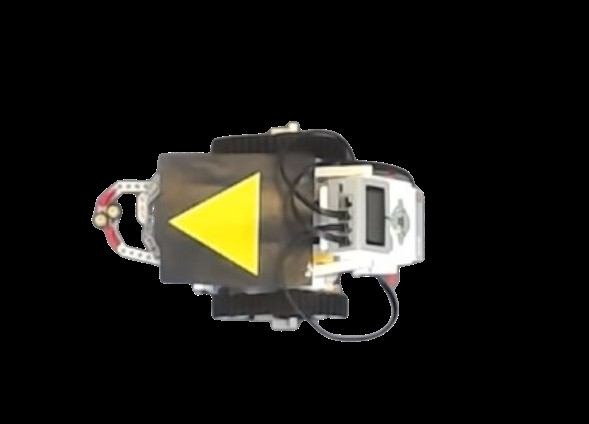
#> input picture EV3_MicroPython/data/images/robo.png, 589 x 424 px, given in place of the camera
$ python test.py
#> lines starting #> are read from the running program, lines starting #| are printed output that depends on the picture; after the words box and inside, x2 and y2 are one past the last pixel; in counts of white or black regions, pixels touching at a corner belong together
import cv2
import numpy as np
import math

def calculate_distance(point1, point2):
    # Calculate the Euclidean distance between two points
    x1, y1 = point1
    x2, y2 = point2
    return math.sqrt((x2 - x1) ** 2 + (y2 - y1) ** 2)

def calculate_angle(robot_center, ball_center):
    # Calculate the angle between the robot's heading and the ball position
    delta_x = ball_center[0] - robot_center[0]
    delta_y = ball_center[1] - robot_center[1]
    return math.atan2(delta_y, delta_x) * 180 / math.pi

def detect_table_tennis_balls(frame, rect_bottom_left, rect_top_right):
    gray = cv2.cvtColor(frame, cv2.COLOR_BGR2GRAY)
    blurred = cv2.GaussianBlur(gray, (5, 5), 0)
    edges = cv2.Canny(blurred, 0, 100)
    cv2.imshow("Edges", edges)
    ball_contours, _ = cv2.findContours(edges, cv2.RETR_EXTERNAL, cv2.CHAIN_APPROX_SIMPLE)
    min_ball_area = 30
    max_ball_area = 200
    min_ball_circularity = 0.5
    detected_balls = []
    for contour in ball_contours:
        area = cv2.contourArea(contour)
        perimeter = cv2.arcLength(contour, True)
        if perimeter > 0:
            circularity = 4 * np.pi * area / (perimeter ** 2)
            (x, y), radius = cv2.minEnclosingCircle(contour)
            center = (int(x), int(y))
            radius = int(radius)
            if area > min_ball_area and area < max_ball_area and circularity > min_ball_circularity:
                if rect_bottom_left[0] < x < rect_top_right[0] and rect_bottom_left[1] < y < rect_top_right[1]:
                    detected_balls.append((x, y, radius))
    return detected_balls

def detect_black_and_yellow_robots(frame, rect_bottom_left, rect_top_right, min_robot_area):
    lower_yellow = np.array([20, 50, 200])
    upper_yellow = np.array([40, 255, 255])
    lower_black = np.array([0, 0, 0])
    upper_black = np.array([255, 255, 50])
    hsv = cv2.cvtColor(frame, cv2.COLOR_BGR2HSV)
    yellow_mask = cv2.inRange(hsv, lower_yellow, upper_yellow)
    black_mask = cv2.inRange(hsv, lower_black, upper_black)
    yellow_contours, _ = cv2.findContours(yellow_mask, cv2.RETR_EXTERNAL, cv2.CHAIN_APPROX_SIMPLE)
    black_contours, _ = cv2.findContours(black_mask, cv2.RETR_EXTERNAL, cv2.CHAIN_APPROX_SIMPLE)
    yellow_robot = None
    black_robot = None
    for contour in yellow_contours:
        x, y, w, h = cv2.boundingRect(contour)
        top_left = (x, y)
        bottom_right = (x + w, y + h)
        area = w * h
        if rect_bottom_left[0] < x < rect_top_right[0] and rect_bottom_left[1] < y < rect_top_right[1] and area > min_robot_area:
            yellow_robot = (top_left, bottom_right)
    for contour in black_contours:
        x, y, w, h = cv2.boundingRect(contour)
        top_left = (x, y)
        bottom_right = (x + w, y + h)
        area = w * h
        if rect_bottom_left[0] < x < rect_top_right[0] and rect_bottom_left[1] < y < rect_top_right[1] and area > min_robot_area:
            if yellow_robot is None or not (top_left[0] > yellow_robot[1][0] and bottom_right[0] < yellow_robot[0][0]):
                black_robot = (top_left, bottom_right)
    return yellow_robot, black_robot

def detect_field(frame):
    hsv = cv2.cvtColor(frame, cv2.COLOR_BGR2HSV)
    lower_red = np.array([0, 120, 70])
    upper_red = np.array([10, 255, 255])
    mask1 = cv2.inRange(hsv, lower_red, upper_red)
    lower_red = np.array([170, 120, 70])
    upper_red = np.array([180, 255, 255])
    mask2 = cv2.inRange(hsv, lower_red, upper_red)
    mask = cv2.bitwise_or(mask1, mask2)
    contours, _ = cv2.findContours(mask, cv2.RETR_EXTERNAL, cv2.CHAIN_APPROX_SIMPLE)
    cv2.imshow("Field Mask", mask)
    rectangle_contour = []
    for contour in contours:
        epsilon = 0.05 * cv2.arcLength(contour, True)
        approx = cv2.approxPolyDP(contour, epsilon, True)
        if len(approx) == 4 and cv2.contourArea(contour) > 1:
            rectangle_contour.append(contour)
    if rectangle_contour:
        largest_rectangle = max(rectangle_contour, key=cv2.contourArea)
        cv2.drawContours(frame, [largest_rectangle], -1, (255, 255, 255), 3)
        return largest_rectangle
    else:
        print("No field found")
        return None

def detect_obstacles(hsv):
    lower_red = np.array([0, 120, 70])
    upper_red = np.array([10, 255, 255])
    mask1 = cv2.inRange(hsv, lower_red, upper_red)
    lower_red = np.array([170, 120, 70])
    upper_red = np.array([180, 255, 255])
    mask2 = cv2.inRange(hsv, lower_red, upper_red)
    mask = cv2.bitwise_or(mask1, mask2)

    contours, _ = cv2.findContours(mask, cv2.RETR_EXTERNAL, cv2.CHAIN_APPROX_SIMPLE)
    plus_sign_contours = []

    for contour in contours:
        if cv2.contourArea(contour) < 100:
            continue
        epsilon = 0.02 * cv2.arcLength(contour, True)
        approx = cv2.approxPolyDP(contour, epsilon, True)
        # Loosen the criteria to find more potential plus signs
        if len(approx) >= 8 and len(approx) <= 14:
            plus_sign_contours.append(approx)

    return plus_sign_contours

def detect_table_tennis_balls_and_robots():
    # Open the camera
    cap = cv2.VideoCapture(0, cv2.CAP_DSHOW)
    # Define the dimensions of the rectangle for ball detection
    rect_bottom_left = (20, 20)
    rect_top_right = (600, 450)  # Initial values (adjust as needed)
    min_area = 500
    while True:

        ret, frame = cap.read()
#> frame is the input picture: shape (424, 589, 3); mean B, G, R 20.4, 25.3, 26.4
        if not ret:
            break

        hsv = cv2.cvtColor(frame, cv2.COLOR_BGR2HSV)
#> hsv: shape (424, 589, 3); mean H, S, V 6.2, 9, 26.5

        detected_balls = detect_table_tennis_balls(frame, rect_bottom_left, rect_top_right)
#> in detect_table_tennis_balls, `gray = cv2.cvtColor(frame, cv2.COLOR_BGR2GRAY)`:
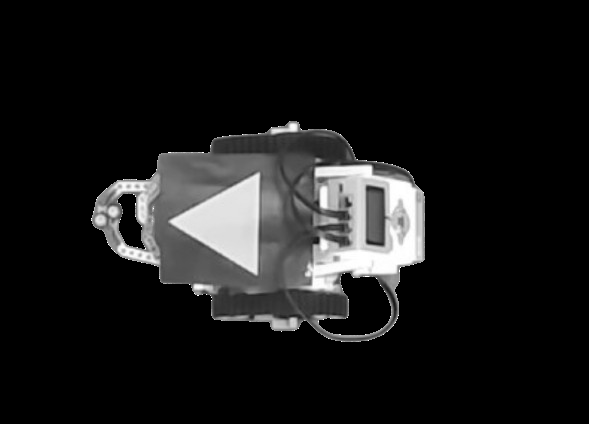
#> gray: shape (424, 589); min 0, max 255, mean 25.1
#> in detect_table_tennis_balls, `edges = cv2.Canny(blurred, 0, 100)`:
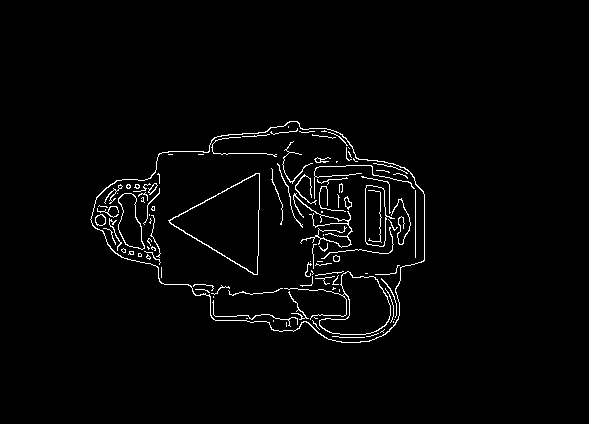
#> edges: shape (424, 589); 2.2% white in thin lines or dots, all inside (x1, y1, x2, y2) = (90, 121, 425, 343)
#> in detect_table_tennis_balls, `ball_contours, _ = cv2.findContours(edges, cv2.RETR_EXTERNAL, cv2.CHAI..`: ball_contours = 1 contour; box (x1, y1, x2, y2) and area: (90, 121, 425, 343) 50054
#> the loop in detect_table_tennis_balls, `for contour in ball_contours:` made 1 pass
#> (area, perimeter, circularity, x, y, radius, center) on pass 1: (50053.5, 1004.1, 0.624, 258.5, 227, 168, (258, 227))
#> after the loop in detect_table_tennis_balls, `for contour in ball_contours:`: detected_balls = []
#> detected_balls = []

        yellow_robot, black_robot = detect_black_and_yellow_robots(frame, rect_bottom_left, rect_top_right, min_area)
#> in detect_black_and_yellow_robots, `yellow_mask = cv2.inRange(hsv, lower_yellow, upper_yellow)`:
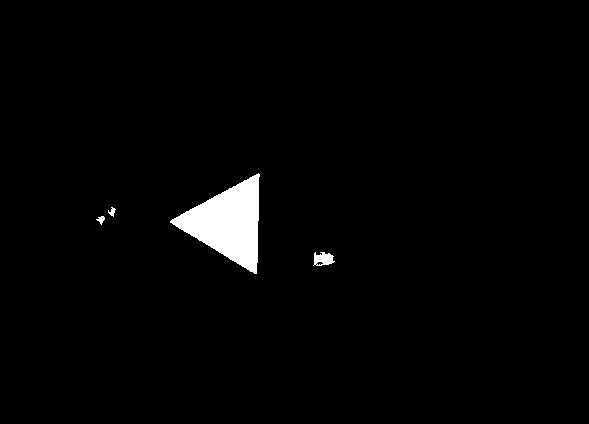
#> yellow_mask: shape (424, 589); 2% white; 4 white regions, box (x1, y1, x2, y2) and area: (170, 173, 260, 274) 4643, (313, 252, 335, 266) 208, (96, 216, 105, 225) 42, (108, 207, 116, 217) 40
#> in detect_black_and_yellow_robots, `black_mask = cv2.inRange(hsv, lower_black, upper_black)`:
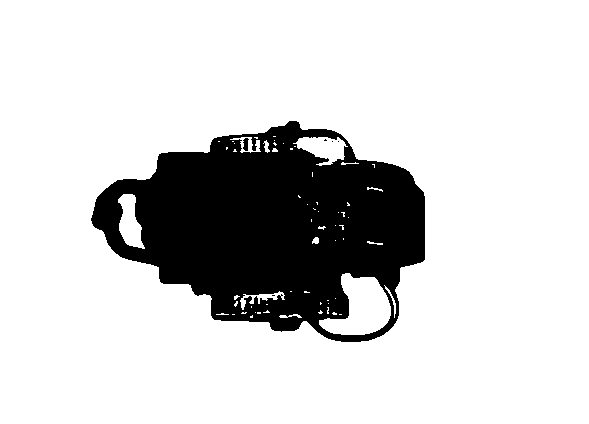
#> black_mask: shape (424, 589); 82.2% white; 6 black regions (4 under 20 px)
#> in detect_black_and_yellow_robots, `yellow_contours, _ = cv2.findContours(yellow_mask, cv2.RETR_EXTERNAL, ..`: yellow_contours = 4 contours; box (x1, y1, x2, y2) and area: (170, 173, 260, 274) 4504, (313, 252, 335, 266) 187, (96, 216, 105, 225) 30, (108, 207, 116, 217) 26
#> in detect_black_and_yellow_robots, `black_contours, _ = cv2.findContours(black_mask, cv2.RETR_EXTERNAL, cv..`: black_contours = [[[0, 0], [0, 423], [588, 423], [588, 0]]]
#> the loop in detect_black_and_yellow_robots, `for contour in yellow_contours:` made 4 passes
#> (x, y, w, h, area, yellow_robot) on pass 4: (170, 173, 90, 101, 9090, ((170, 173), (260, 274)))
#> (x, y, w, h, bottom_right, area) on passes 1 to 3: (313, 252, 22, 14, (335, 266), 308), (96, 216, 9, 9, (105, 225), 81), (108, 207, 8, 10, (116, 217), 80)
#> the loop in detect_black_and_yellow_robots, `for contour in black_contours:` made 1 pass
#> (contour, x, y, w, h, area) on pass 1: ([[0, 0], [0, 423], [588, 423], [588, 0]], 0, 0, 589, 424, 249736)
#> yellow_robot = ((170, 173), (260, 274))

        field_contour = detect_field(frame)
#> in detect_field, `mask1 = cv2.inRange(hsv, lower_red, upper_red)`:
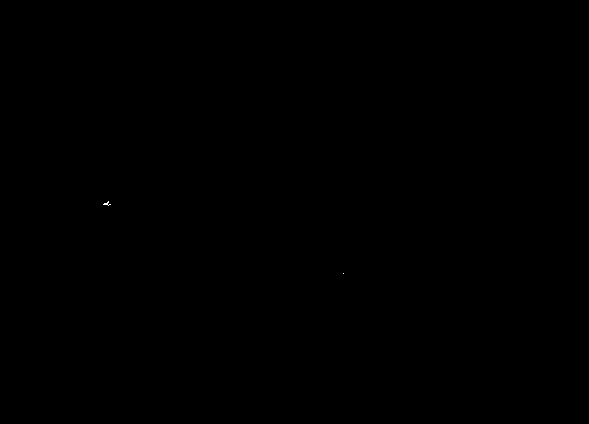
#> mask1: shape (424, 589); 0.01% white in thin lines or dots, all inside (x1, y1, x2, y2) = (103, 201, 344, 274)
#> in detect_field, `mask2 = cv2.inRange(hsv, lower_red, upper_red)`: mask2: shape (424, 589); 0.05% white; 2 white regions, box (x1, y1, x2, y2) and area: (100, 194, 112, 205) 68, (109, 231, 116, 243) 55
#> in detect_field, `mask = cv2.bitwise_or(mask1, mask2)`: mask: shape (424, 589); 0.06% white; 3 white regions (1 under 20 px)
#> in detect_field, `contours, _ = cv2.findContours(mask, cv2.RETR_EXTERNAL, cv2.CHAIN_APPR..`: contours = 3 contours, 1 with area under 20; largest, box (x1, y1, x2, y2) and area: (100, 194, 112, 206) 63, (109, 231, 116, 243) 41
#> the loop in detect_field, `for contour in contours:` made 3 passes
#> epsilon on passes 2 to 3: 1.47, 2.19
#> (epsilon, approx) on pass 1: (0, [[343, 273]])
#> after the loop in detect_field, `for contour in contours:`: rectangle_contour = []

        obstacles = detect_obstacles(hsv)
#> the loop in detect_obstacles, `for contour in contours:` made 3 passes
#> contour on pass 1: [[343, 273]]
#> obstacles = []

        for (x, y, radius) in detected_balls:
            center = (int(x), int(y))
            cv2.circle(frame, center, radius, (0, 255, 0), 2)

            cv2.putText(frame, f"({int(x)}, {int(y)})", (int(x) + 10, int(y) - 10), cv2.FONT_HERSHEY_SIMPLEX, 0.5, (255, 255, 255), 2)
#> this loop made 0 passes

        if yellow_robot is not None:
            top_left, bottom_right = yellow_robot
#> top_left = (170, 173); bottom_right = (260, 274)
            cv2.rectangle(frame, top_left, bottom_right, (0, 0, 255), 2)
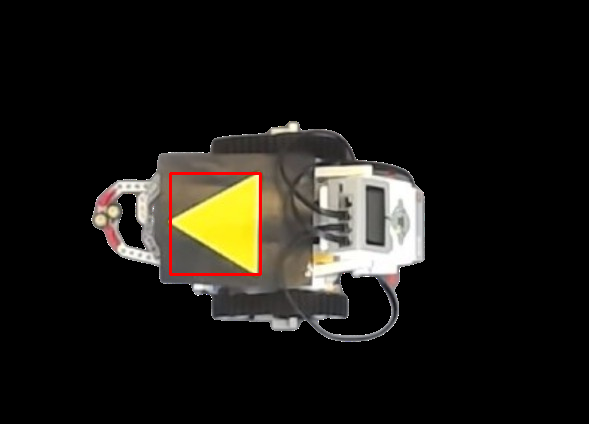
#> frame: shape (424, 589, 3); 0.46% of pixels changed, all inside (x1, y1, x2, y2) = (169, 172, 262, 276)
        if black_robot is not None:
            top_left, bottom_right = black_robot
            cv2.rectangle(frame, top_left, bottom_right, (255, 0, 0), 2)

        for contour in obstacles:
            cv2.drawContours(frame, [contour], -1, (0, 255, 255), 2)

        cv2.imshow("Table Tennis Ball and Robot Detection", frame)

        if cv2.waitKey(1) & 0xFF == ord('q'):
#> (key q is pressed here)
            break

    cap.release()
    cv2.destroyAllWindows()

detect_table_tennis_balls_and_robots()
